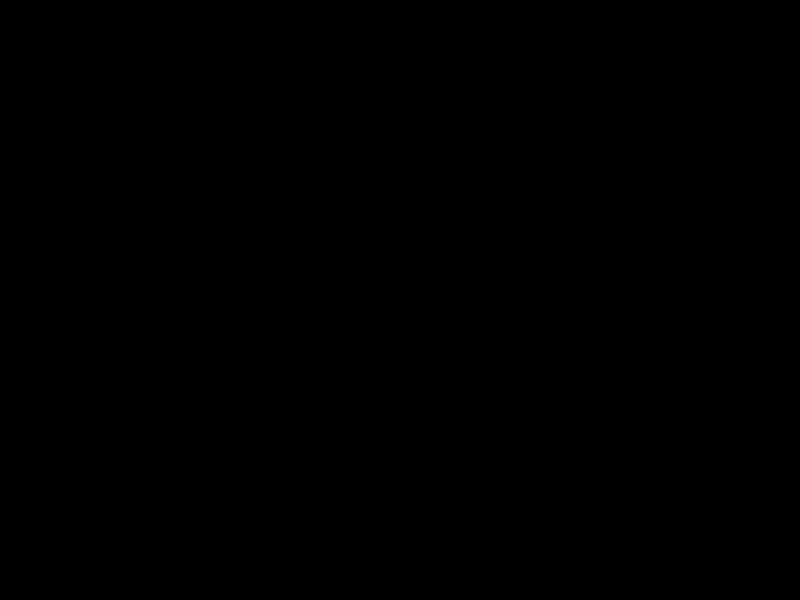
Frame 1 (no input)
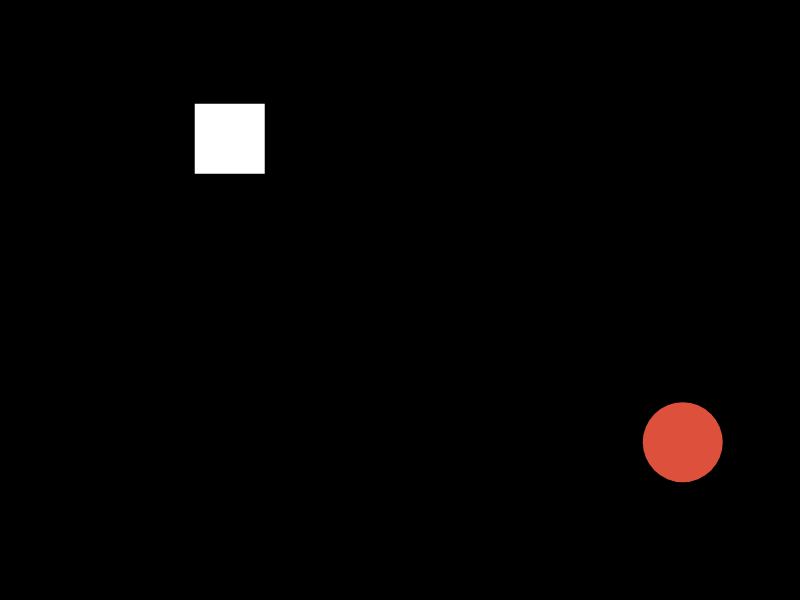
Frame 60 (no input)
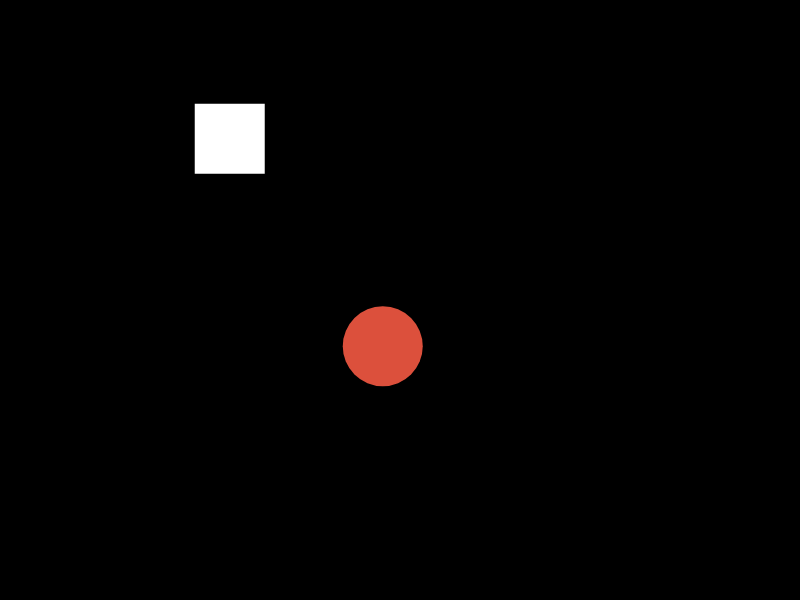
Frame 120 (the mouse pressed at the canvas centre since frame 60)

The p5.js sketch that drew these frames (run headless with seeded random() and noise() and a simulated clock; from frame 60 on, the mouse is pressed at the canvas centre):

// p5.js sketch
// ── sketch.js
/**
Diane Phan 
Workshop 4.2 October 26, 2017

used starter code from art22 website to create bouncing red ball 
**/

var x = 100;
var y = 100;
var r = 80; 
var speedX = 5;
var speedY = 6;

//3 global variables for x and y positions of rect 
var rectX = 70;
var rectY = 70; 
var rectcolor = 255; 
//var hit = false; 

function setup() 
{
  createCanvas(800, 600);
}


function draw() 
{
    background(0);
    
    //invoking our functions
    drawBall();
    moveBall();
    bounceBall();
   
    //fill(rand(rectcolor)); 
    fill(255); 
    rect(rectX, rectY, 70, 70); 
  
//    collision(x, y, rectX, rectY); 
    if(collision() == true){
        resetrect(); 
    }
    
}

//defining our functions
function drawBall()
{
  noStroke();
  fill(220, 80, 60);
  ellipse(x, y, r); 
}

function moveBall()
{
  x += speedX;
  y += speedY;
}

function bounceBall()
{
  if (x < 30 || x > width - 30)
  speedX = -speedX;
  
  if (y < 30 || y > height - 30)
  speedY = -speedY; 
}

function resetrect(){
    background(0); 
    
    //fill(random(rectcolor)); 
    //new x y for circle
    x = random(width);
    y = random(height); 
    //new x y for rectangle 
    rectX = random(width);
    rectY = random(height);
}

function collision(){
    if((x) > rectX && (x) < rectX + 70 
      && (y) > rectY && (y) < rectY + 70){
        //hit = true; 
        //return hit; 
        return true; 
    }
    
}
